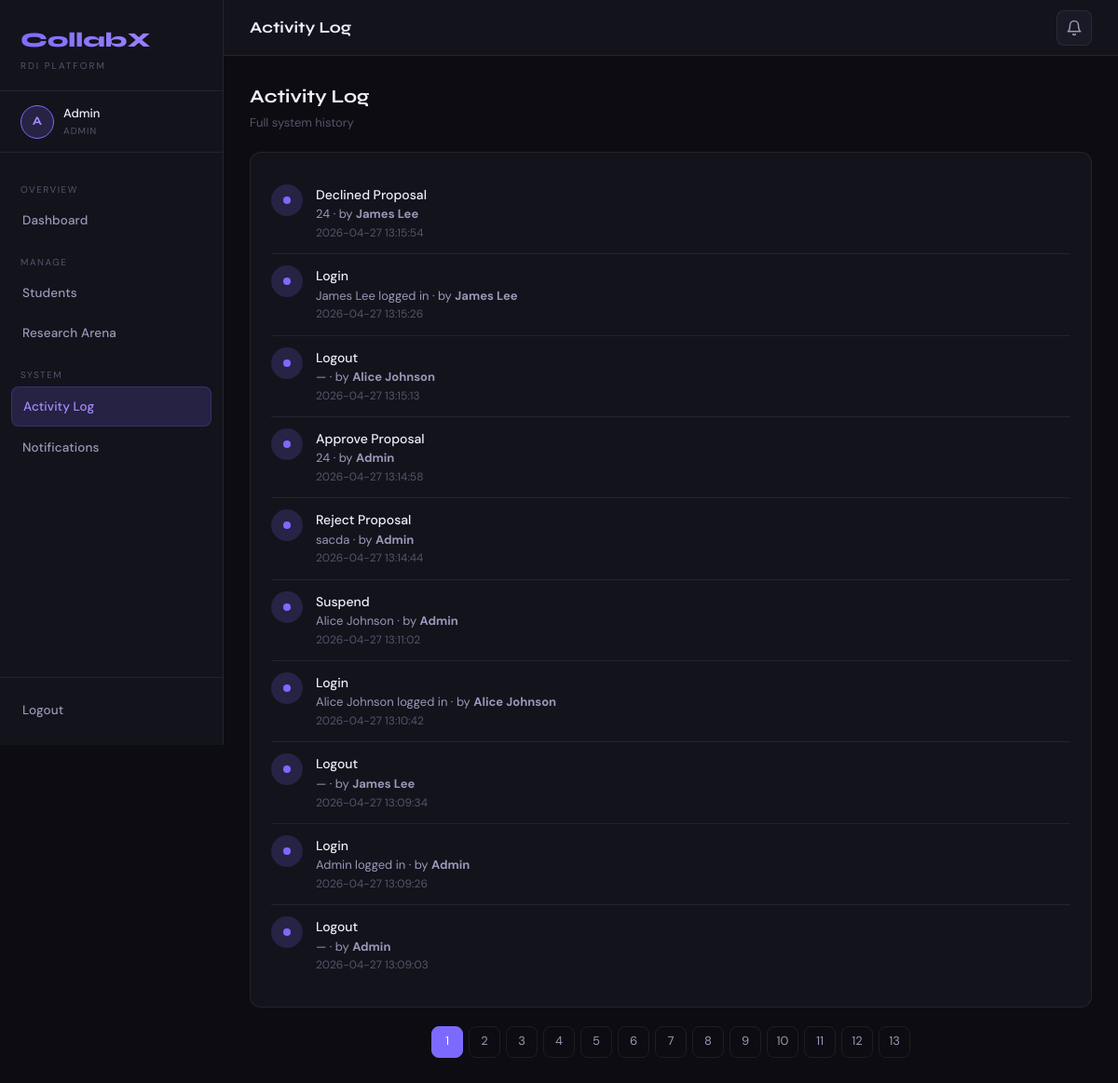
/admin/activity (signed in), run on the app's committed database.
### tables this page shows
CREATE TABLE activity_log (
    id INTEGER PRIMARY KEY AUTOINCREMENT, user_id INTEGER, action TEXT NOT NULL,
    details TEXT, created_at TIMESTAMP DEFAULT CURRENT_TIMESTAMP);

CREATE TABLE users (
    id INTEGER PRIMARY KEY AUTOINCREMENT, name TEXT NOT NULL, email TEXT UNIQUE NOT NULL,
    phone TEXT, password TEXT NOT NULL, role TEXT DEFAULT 'student',
    approved INTEGER DEFAULT 0, suspended INTEGER DEFAULT 0,
    created_at TIMESTAMP DEFAULT CURRENT_TIMESTAMP);

### app.py (the view)
@app.route("/admin/activity")
@login_required(role="admin")
def admin_activity():
    page=int(request.args.get("page",1)); db=get_db()
    total=db.execute("SELECT COUNT(*) FROM activity_log").fetchone()[0]
    pages=max(1,math.ceil(total/PER_PAGE))
    logs=db.execute("""SELECT a.*,u.name FROM activity_log a LEFT JOIN users u ON a.user_id=u.id
        ORDER BY a.created_at DESC LIMIT ? OFFSET ?""",(PER_PAGE,(page-1)*PER_PAGE)).fetchall()
    db.close()
    return render_template("admin_activity.html", logs=logs, page=page, pages=pages,
                           unread_count=unread(session["user_id"]))

### app.py (called while the page is built)
def get_db():
    db = sqlite3.connect("database.db")
    db.row_factory = sqlite3.Row
    return db

def unread(user_id):
    db = get_db(); n = db.execute("SELECT COUNT(*) FROM notifications WHERE user_id=? AND is_read=0",(user_id,)).fetchone()[0]; db.close(); return n

def login_required(role=None):
    def decorator(fn):
        @wraps(fn)
        def wrapper(*args, **kwargs):
            if "user_id" not in session: return redirect("/")
            if role and session.get("role") != role: return render_template("error.html",message="Access denied.",code=403),403
            return fn(*args, **kwargs)
        return wrapper
    return decorator

### templates/admin_activity.html (shortened to what this page needs)
{% extends "base.html" %}
{% block topbar_title %}Activity Log{% endblock %}
{% block content %}
<div class="section-header"><div><div class="section-title">Activity Log</div><div class="section-sub">Full system history</div></div></div>
<div class="card">
 {% for log in logs %}
 <div class="activity-item">
 <div class="activity-icon"></div>
 <div>
 <div style="font-size:14px;font-weight:500;color:var(--text);">{{ log['action'].replace('_',' ').title() }}</div>
 <div style="font-size:13px;color:var(--text2);">{{ log['details'] or '—' }} {% if log['name'] %}· by <strong>{{ log['name'] }}</strong>{% endif %}</div>
 <div style="font-size:12px;color:var(--text3);">{{ log['created_at'] }}</div>
 </div>
 </div>
 {% else %}<div class="empty-state"><div class="empty-icon"></div><div class="empty-title">No activity yet</div></div>{% endfor %}
</div>
{% if pages > 1 %}<div class="pagination">{% for p in range(1,pages+1) %}<a href="?page={{ p }}" class="page-link {% if p==page %}active{% endif %}">{{ p }}</a>{% endfor %}</div>{% endif %}
{% endblock %}

### static/style.css (style rules this page uses)
:root { --bg:#0c0c12;--bg2:#13131c;--bg3:#1a1a26;--bg4:#21212f;--border:rgba(255,255,255,0.07);--border2:rgba(255,255,255,0.12);--accent:#7c6aff;--accent2:#a78bfa;--accent-d:#5b4de0;--glow:rgba(124,106,255,0.18);--green:#22d3a0;--green-bg:rgba(34,211,160,0.1);--red:#ff5e7d;--red-bg:rgba(255,94,125,0.1);--amber:#fbbf24;--amber-bg:rgba(251,191,36,0.1);--blue:#38bdf8;--blue-bg:rgba(56,189,248,0.1);--text:#eeeef8;--text2:#9898b8;--text3:#55556a;--sidebar:240px;--r:12px;--r-sm:8px;--r-lg:18px }
*,*::before,*::after { box-sizing:border-box;margin:0;padding:0 }
html { scroll-behavior:smooth }
body { font-family:'DM Sans',sans-serif;background:var(--bg);color:var(--text);min-height:100vh;font-size:15px;line-height:1.6 }
.card { background:var(--bg2);border:1px solid var(--border);border-radius:var(--r);padding:22px }
.pagination { display:flex;align-items:center;gap:6px;justify-content:center;padding:20px 0 4px }
.page-link { width:34px;height:34px;display:flex;align-items:center;justify-content:center;border-radius:var(--r-sm);border:1px solid var(--border);color:var(--text2);text-decoration:none;font-size:13px;transition:all .15s }
.page-link.active { background:var(--accent);border-color:var(--accent);color:#fff }
.activity-item { display:flex;align-items:flex-start;gap:14px;padding:12px 0;border-bottom:1px solid var(--border) }
.activity-item:last-child { border-bottom:none }
.activity-icon { width:34px;height:34px;border-radius:50%;background:var(--glow);display:flex;align-items:center;justify-content:center;font-size:14px;flex-shrink:0 }
.section-header { display:flex;align-items:center;justify-content:space-between;margin-bottom:20px;flex-wrap:wrap;gap:12px }
.section-title { font-family:'Syne',sans-serif;font-size:20px;font-weight:700;color:var(--text) }
.section-sub { font-size:13px;color:var(--text3);margin-top:2px }
.activity-icon { font-size: 0; }
.activity-icon::before { content: ''; display: block; width: 8px; height: 8px; border-radius: 50%; background: var(--accent); margin: auto; }

### data on the page
activity_log: action.replace "Declined Proposal", details "24", name "James Lee", created_at "2026-04-27 13:15:54"
activity_log: action.replace "Login", details "James Lee logged in", name "James Lee", created_at "2026-04-27 13:15:26"
activity_log: action.replace "Logout", details "—", name "Alice Johnson", created_at "2026-04-27 13:15:13"
activity_log: action.replace "Approve Proposal", details "24", name "Admin", created_at "2026-04-27 13:14:58"
activity_log: action.replace "Reject Proposal", details "sacda", name "Admin", created_at "2026-04-27 13:14:44"
activity_log: action.replace "Suspend", details "Alice Johnson", name "Admin", created_at "2026-04-27 13:11:02"
activity_log: action.replace "Login", details "Alice Johnson logged in", name "Alice Johnson", created_at "2026-04-27 13:10:42"
activity_log: action.replace "Logout", details "—", name "James Lee", created_at "2026-04-27 13:09:34"
activity_log: action.replace "Login", details "Admin logged in", name "Admin", created_at "2026-04-27 13:09:26"
activity_log: action.replace "Logout", details "—", name "Admin", created_at "2026-04-27 13:09:03"

### other printed values
{{ session['name'][0].upper() }} "A"
{{ session['name'] }} "Admin"
{{ session['role'] }} "ADMIN"
{{ p }} "1" "2" "3" "4" "5" "6" "7" "8" "9" "10" "11" "12" "13"
